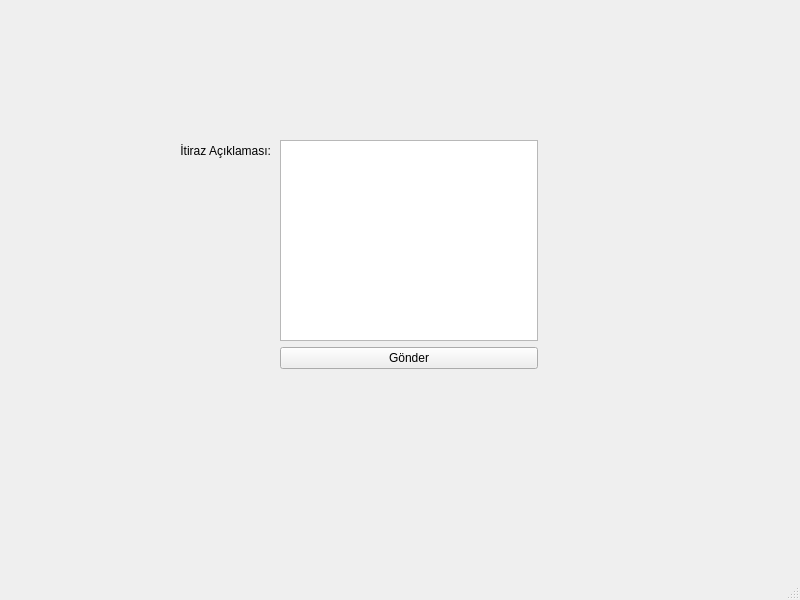
<?xml version="1.0" encoding="UTF-8"?>
<ui version="4.0">
 <class>TLItirazCevaplama</class>
 <widget class="QMainWindow" name="TLItirazCevaplama">
  <property name="geometry">
   <rect>
    <x>0</x>
    <y>0</y>
    <width>800</width>
    <height>600</height>
   </rect>
  </property>
  <property name="windowTitle">
   <string>MainWindow</string>
  </property>
  <widget class="QWidget" name="centralwidget">
   <widget class="QLabel" name="label">
    <property name="geometry">
     <rect>
      <x>100</x>
      <y>140</y>
      <width>171</width>
      <height>21</height>
     </rect>
    </property>
    <property name="text">
     <string>İtiraz Açıklaması:</string>
    </property>
    <property name="alignment">
     <set>Qt::AlignRight|Qt::AlignTrailing|Qt::AlignVCenter</set>
    </property>
   </widget>
   <widget class="QWidget" name="">
    <property name="geometry">
     <rect>
      <x>280</x>
      <y>140</y>
      <width>258</width>
      <height>229</height>
     </rect>
    </property>
    <layout class="QVBoxLayout" name="verticalLayout">
     <item>
      <widget class="QTextEdit" name="textEdit"/>
     </item>
     <item>
      <widget class="QPushButton" name="pushButton">
       <property name="text">
        <string>Gönder</string>
       </property>
      </widget>
     </item>
    </layout>
   </widget>
  </widget>
  <widget class="QMenuBar" name="menubar">
   <property name="geometry">
    <rect>
     <x>0</x>
     <y>0</y>
     <width>800</width>
     <height>26</height>
    </rect>
   </property>
  </widget>
  <widget class="QStatusBar" name="statusbar"/>
 </widget>
 <resources/>
 <connections/>
</ui>
